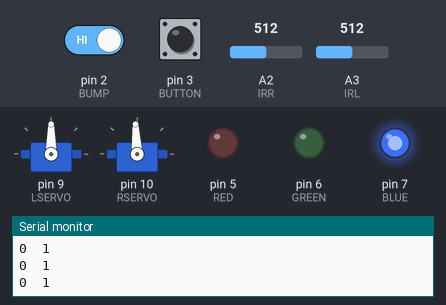
This sketch was run on a simulated Arduino Uno, built with avr-gcc and run on an emulated ATmega328P. Shown: 2 × servo, output pins drawn as LEDs (lit = HIGH), the last lines printed to the serial monitor. The test bench sets the inputs (shaded band); at power-on: pin 3 (BUTTON) LOW, pin 2 (BUMP) HIGH, A2 (IRR) = 512, A3 (IRL) = 512.

Above: at 2.0 s.
2.1 s: pin 3 (BUTTON) pulled HIGH for 0.15 s
At 2.7 s:
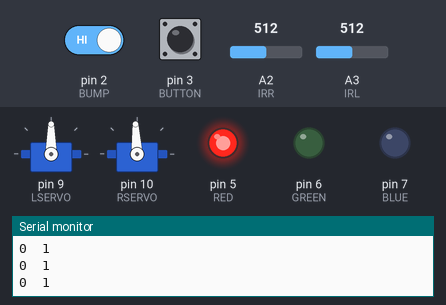
3.7 s: pin 2 (BUMP) driven LOW
At 4.8 s:
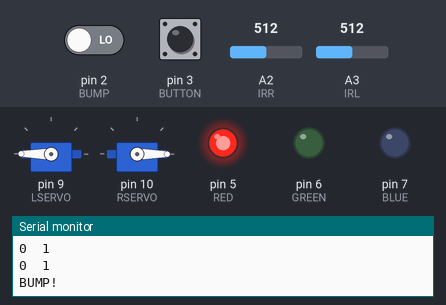
6.7 s: pin 2 (BUMP) driven HIGH
At 6.9 s:
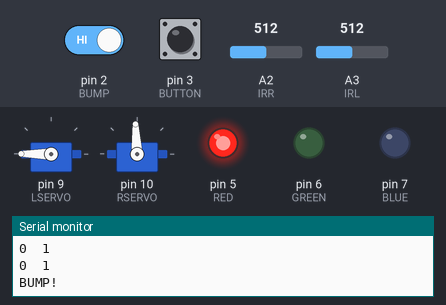
8.2 s: pin 3 (BUTTON) pulled HIGH for 1 s
At 9.7 s:
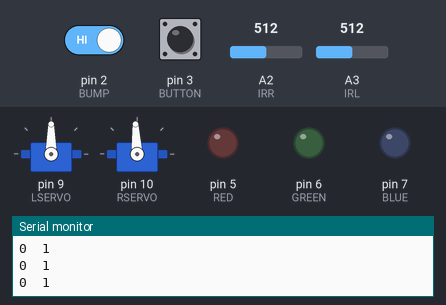
10.7 s: pin 3 (BUTTON) pulled HIGH for 3.2 s
At 11.7 s:
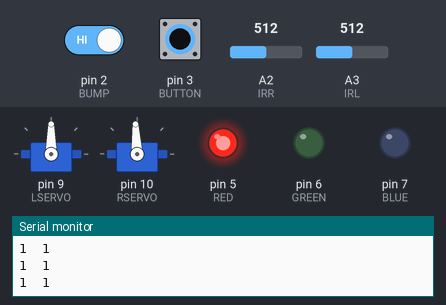
15.4 s: pin 2 (BUMP) driven LOW and pin 3 (BUTTON) driven HIGH
At 15.9 s:
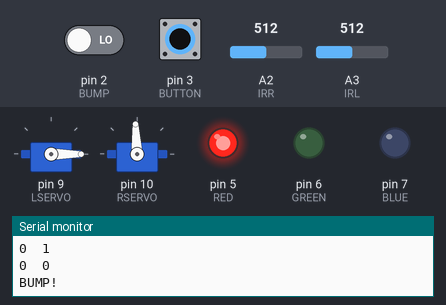
Timing chart, 0 to 19.4 s (numbered marks = the images above; inputs shaded):
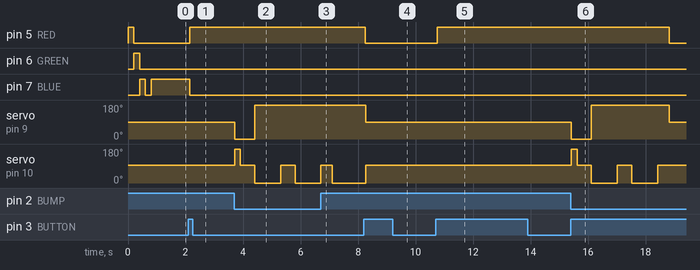

Measured:
- after the input at 2.1 s, pin 5 (RED): LOW → HIGH after 0.05 s; pin 7 (BLUE): HIGH → LOW after 0.05 s
- after the input at 3.7 s, servo on pin 9 (LSERVO): 90° → 0° at once, → 180° 0.70 s later; servo on pin 10 (RSERVO): 93° → 180° at once, → 93° 0.20 s later, → 0° 0.50 s later, → 93° 0.90 s later, … (5 changes in this stretch)
- after the input at 6.7 s, servo on pin 9 (LSERVO): stays 180° (without the input it goes to 0° after 0.41 s)
- after the input at 8.2 s, pin 5 (RED): HIGH → LOW after 0.05 s; servo on pin 9 (LSERVO): 180° → 90° after 0.06 s; servo on pin 10 (RSERVO): 0° → 93° after 0.06 s
- after the input at 10.7 s, pin 5 (RED): LOW → HIGH after 0.06 s
- after the input at 15.4 s, pin 5 (RED): HIGH → LOW after 3.4 s; servo on pin 9 (LSERVO): 90° → 0° at once, → 180° 0.70 s later, → 90° 2.7 s later; servo on pin 10 (RSERVO): 93° → 180° at once, then repeats every 1.4 s: 93° 0.50 s, 0° 0.90 s

The sketch:

ObstacleAvoidance_rev2_ino.ino
```cpp
/*
Code to run an arduino based, line-following robot using two IR sensors.

Class: CSCE 236
Author: Christian Laney
Date of last revision: 3/10
*/


#include <avr/io.h>
#include <Servo.h>
#include <LiquidCrystal.h>

// Pin 13 has an LED connected on most Arduino boards:
#define RED 5
#define GREEN 6
#define BLUE 7
#define LSERVO 9
#define RSERVO 10
#define BUMP 2
#define BUTTON 3
#define IRL A3
#define IRR A2

Servo lservo;
Servo rservo;

int irvalueR;
int irvalueL;
int buttonDelay = 75;
int moveDelay = 50;
int turnDelay = 50;
int rMin = 1023;
int rMax = 0;
int lMin = 1023;
int lMax = 0;

int buttonState = HIGH;
int lastButtonState = HIGH;
long lastDebounceTime = 0;
long debounceDelay = 50;

long lastButtonPress = 0;
long turnTimer;
long irvaluetimer;
long calTime = 0;
long convTimer = 0;
long gradTimer = 0;

boolean obstacle = false;
boolean beginMoving = false;
boolean rightSide = false;
boolean leftSide = false;
boolean calibration = true;

//##############################################################################################################################################
//Initializing Functions
//##############################################################################################################################################
void LEDInit(){
  pinMode(RED, OUTPUT);
  pinMode(GREEN, OUTPUT);
  pinMode(BLUE, OUTPUT);
   //Turn all off
  digitalWrite(RED,LOW);
  digitalWrite(GREEN,LOW);
  digitalWrite(BLUE,LOW);

  //Test LEDs
  digitalWrite(RED,HIGH);
  delay(200);
  digitalWrite(RED,LOW);
  digitalWrite(GREEN,HIGH);
  delay(200);
  digitalWrite(GREEN,LOW);
  digitalWrite(BLUE,HIGH);
  delay(200);
  digitalWrite(BLUE,LOW);
  delay(200);
  }

void SERVOinit() {
    lservo.attach(LSERVO);
    rservo.attach(RSERVO);
    lservo.write(90);
    rservo.write(93);
  }
  //
void BUTTONinit() {
  pinMode(BUTTON, INPUT);
  pinMode(BUMP,INPUT);
}

void IRinit() {
  pinMode(IRL, INPUT);
  pinMode(IRR, INPUT);
}

//##############################################################################################################################################
//Directional Functions
//##############################################################################################################################################
void forward(double speed) {
	int rspeed = 90 - (90*speed);
	int lspeed = 90 + (90*speed);
    rservo.write(rspeed);
    lservo.write(lspeed);
}

void leftTurn(double speed) {
    int servoTurnSpeed = 90-(90*speed);
   lservo.write(servoTurnSpeed);
   rservo.write(servoTurnSpeed);
}

void rightTurn(double speed) {
	int servoTurnSpeed = 90+(90*speed);
   lservo.write(servoTurnSpeed);
   rservo.write(servoTurnSpeed);
}

void halt() {
   lservo.write(90);
   rservo.write(93);
}

void followLine() {
   if(beginMoving && analogRead(IRL)>irvalueL && analogRead(IRR)<irvalueR) {
    forward(1);
    rightSide = true;
    leftSide = false;
  }

  if(beginMoving && analogRead(IRL)<irvalueL && analogRead(IRR)>irvalueR) {
    forward(1);
    rightSide = false;
    leftSide = true;
  }

  if(beginMoving && analogRead(IRL)>irvalueL && analogRead(IRR)>irvalueR) {
    if (rightSide) {
          rightTurn(1);
      }
    if (leftSide) {
          leftTurn(1);
    }
  }

   if(beginMoving && analogRead(IRL)<irvalueL && analogRead(IRR)<irvalueR) {
     if (rightSide) {
          leftTurn(1);
     }
     if (leftSide) {
          rightTurn(1);
     }
  }
}

void avoidObstacle() {
  lservo.write(0);
  rservo.write(180);
  delay(200);
  rservo.write(93);
  lservo.write(0);
  delay(500);
  lservo.write(180);
  rservo.write(0);
  delay(900);
  lservo.write(180);
  rservo.write(93);
  delay(500);
  lservo.write(180);
  rservo.write(0);
  delay(900);
  lservo.write(180);
  rservo.write(93);
  delay(400);
  lservo.write(180);
  rservo.write(0);
  while(analogRead(IRR) < irvalueR){
    delay(1);
  }
}

//##############################################################################################################################################
//Interrupts
//##############################################################################################################################################

void movingSwitch() {
  if(calibration) {
       calibration = false;
       digitalWrite(BLUE,LOW);
    }
    beginMoving = !beginMoving;
    digitalWrite(RED, !digitalRead(RED));
}

boolean buttonPressed(int pin){
  int reading = digitalRead(pin);
  boolean pressed = false;
  if (reading != lastButtonState) {
    lastDebounceTime = millis();
  }

  if ((millis() - lastDebounceTime) > debounceDelay) {
    if (reading != buttonState) {
      buttonState = reading;
      if (buttonState == HIGH) {
        pressed = true;
      }
    }
  }
  lastButtonState = reading;
  return pressed;
}


//##############################################################################################################################################
//Setup
//##############################################################################################################################################

void calibrate() {
	int l;
	int r;
		l = analogRead(IRL);
		r = analogRead(IRR);
		if(l<lMin) {lMin = l;}
		if(l>lMax) {lMax = l;}
		if(r<rMin) {rMin = r;}
		if(r>rMax) {rMax = r;}
		long time = millis();
		irvalueR = (rMin+rMax)/2;
		irvalueL = (lMin+lMax)/2;
}

void setup() {
  Serial.begin(9600);

  LEDInit();
  SERVOinit();
  IRinit();
  BUTTONinit();

  irvaluetimer = millis();
}

//##############################################################################################################################################
//Main Code
//##############################################################################################################################################
void loop() {

  Serial.print(digitalRead(BUTTON));
  Serial.print("\t");
  Serial.println(digitalRead(BUMP));

  if(buttonPressed(BUTTON)){
    movingSwitch();
    Serial.println("PRESS!");
  }

  if(!digitalRead(BUMP)) {
     obstacle = true;
     Serial.println("BUMP!");
  }

  if(calibration) {
    calibrate();
    digitalWrite(BLUE,HIGH);
  }

  if(!beginMoving) {
    halt();
  } else {
    if(obstacle) {
      obstacle = false;
      avoidObstacle();
    } else {
      followLine();
    }
  }
}
```
